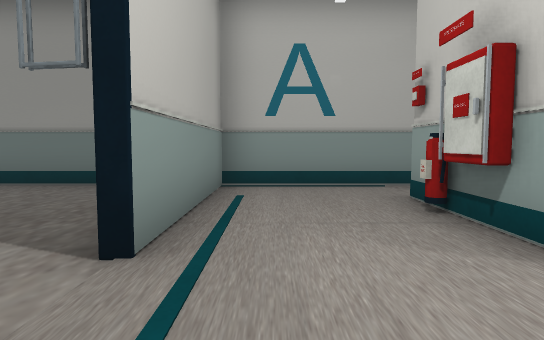
view 1 (above)

16 first-person views from a walk through a 3-D level made in the Unity game engine. The camera is 0.72 m above the floor, tilts 4° down and sees 75° across. Doors are open. The floor is counted in squares, 1 m on a side. Each view is taken from the middle of a square. On the plan, view 1 faces up. The plan holds only what a view shows up to about 11 squares ahead; the rest is blank. The place goes on beyond the plan. The player character is not drawn.

view 2
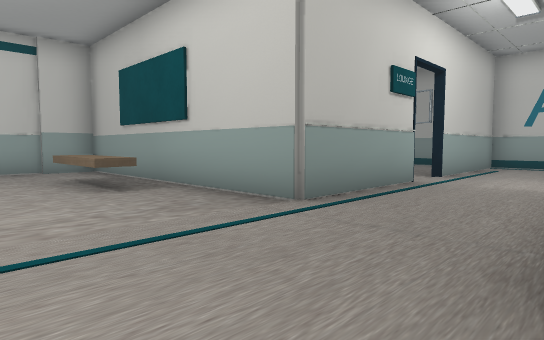

view 3
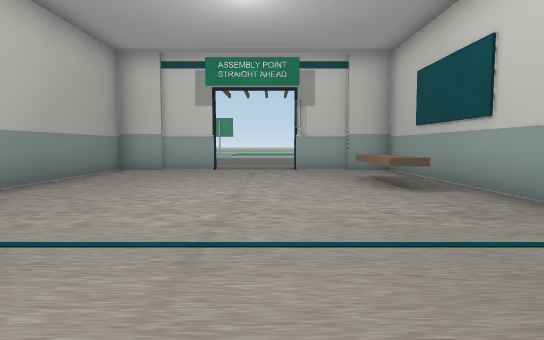

view 4
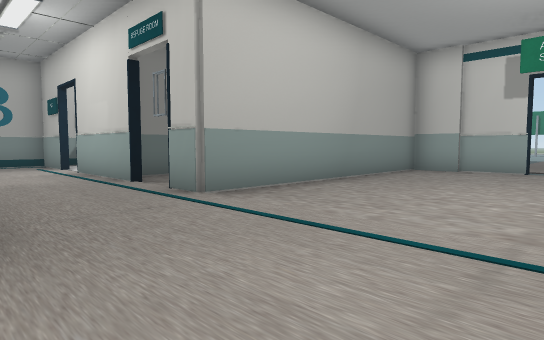

view 5
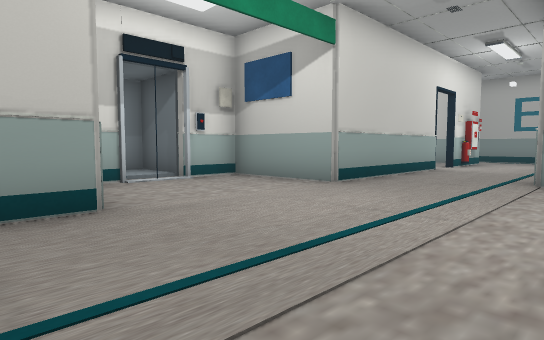

view 6
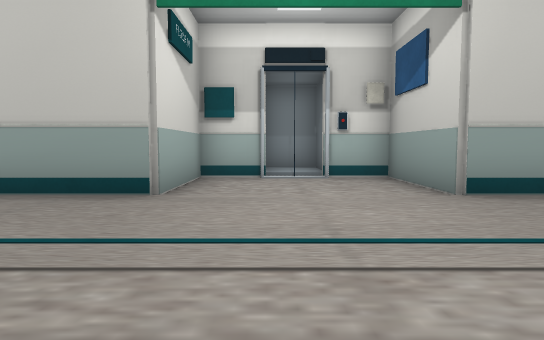

view 7
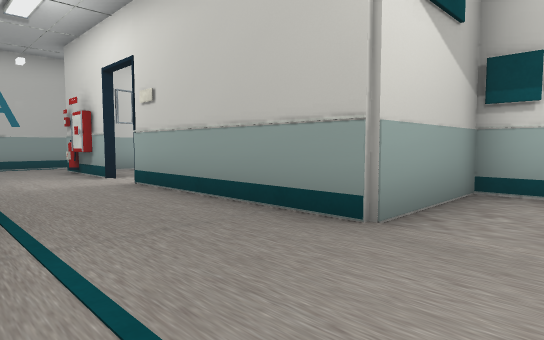

view 8
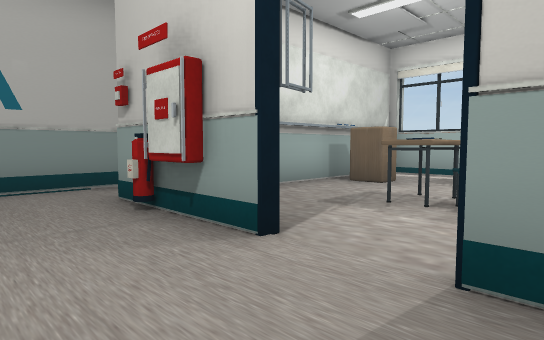

view 9
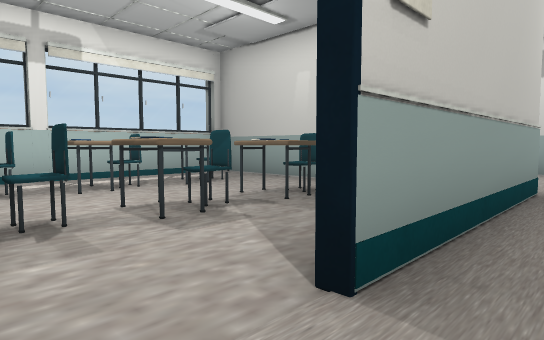

view 10
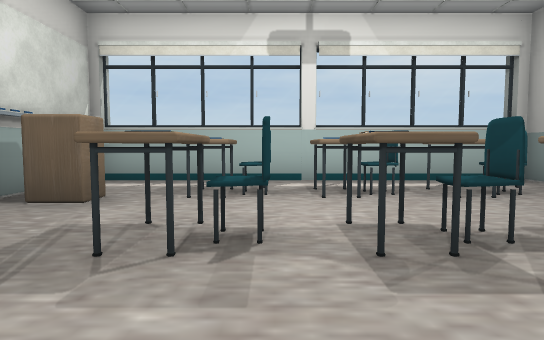

view 11
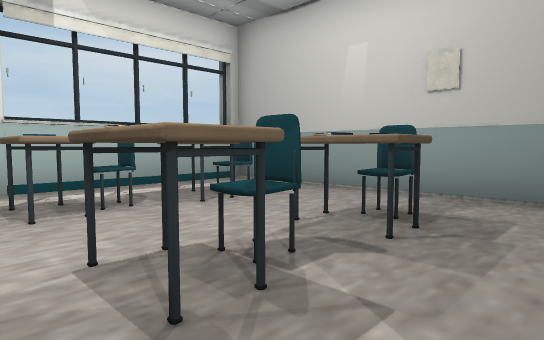

view 12
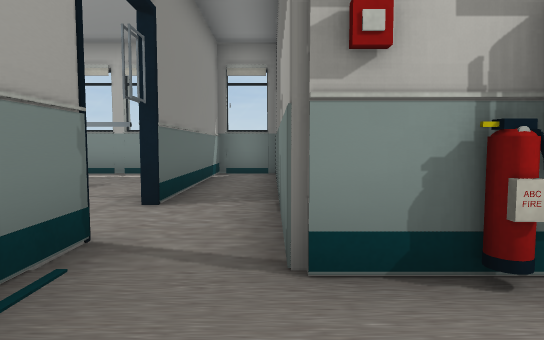

view 13
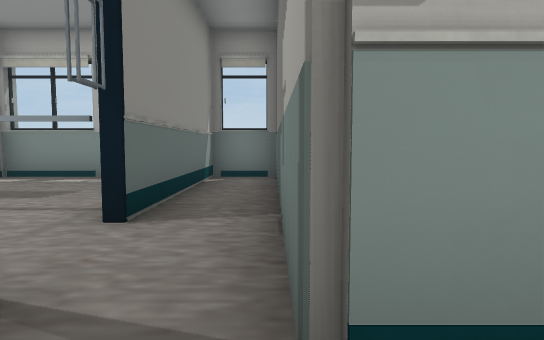

view 14
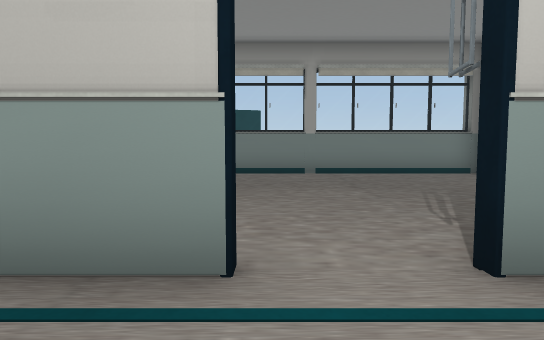

view 15
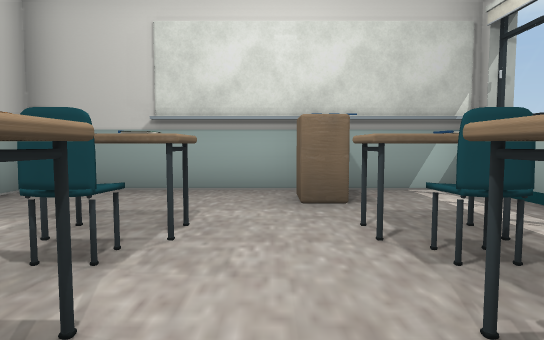

view 16
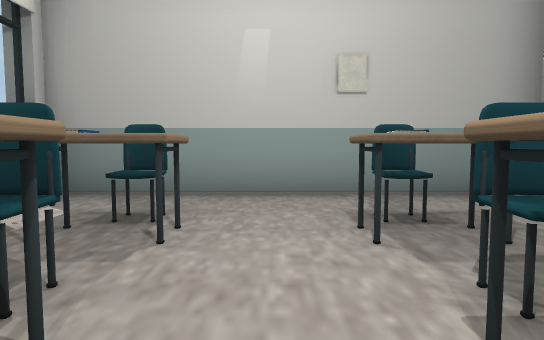

### Floor plan
Points are (right, up) in squares from view 1. A wall is a line through its corners. A room is listed if a view was taken in it or the views show most of it. See-through windows are left out.
Room 1 (views 1, 2, 3, 4, 5, 6, 7, 8, 14)
walls: (-8.3, -7.6) (-8.3, -10.4) (-0.9, -10.4) (-0.9, -11.4); (-0.9, -12.6) (-0.9, -13.6); (4.9, -5.9) (4.9, -4.4) (1.9, -4.4) (1.9, 0.6); (-0.9, 0.9) (-0.9, -2.6) (-8.3, -2.6) (-8.3, -5.4); (1.9, -13.6) (1.9, -8.6) (4.9, -8.6) (4.9, -7.1)
ways out: opening at (0.5, 2) to room 2; opening at (2, 1) to room 3; opening at (-8, -6.5); opening at (0.5, -14); open door at (-7.5, -5); open door at (-1.3, 1.7); open door at (-1, -11); open door at (2.7, -13.3); open door at (5, -6.5)
objects: other object (-6, -4) to (-4, -4)
Room 2 (views 9, 12, 13)
walls: (1.9, 4.4) (1.9, 4.9); (1.9, 2) (1.9, 2.5); (2.8, 6.4) (-0.9, 6.4) (-0.9, 2.1)
ways out: opening at (0.5, 2) to room 1; opening at (2.5, 3.5) to room 3; open door at (2.5, 2) to room 3; open door at (3.5, 6.5) to room 4
Room 3 (views 10, 11, 15, 16)
walls: (4.2, -0.4) (4.2, 0.4); (5.3, 2.2) (5.3, 1.6) (4.2, 1.6) (4.2, 2.2); (4.2, -2.1) (4.2, -1.5); (7.8, -2.1) (7.8, -1.5); (7, 3.3) (6.4, 3.3) (6.4, 4.1); (3, -4.2) (9.3, -4.2); (9, 4.7) (3.1, 4.7)
ways out: opening at (2, 1) to room 1; opening at (2.5, 3.5) to room 2; open door at (2.5, 2) to room 2
objects: other object (2, 3); other object (2, 4); other object (5, -3); other object (5, -2); other object (5, -1); other object (5, 0); other object (5, 1); other object (7, -3); other object (7, -2); other object (7, -1); other object (7, 0); other object (7, 1); other object (7, 2)
Room 4 (no view inside)
walls: (8.5, 6.4) (4.2, 6.4); (1.9, 4.9) (8.8, 4.9)
ways out: open door at (3.5, 6.5) to room 2
objects: other object (9, 6) to (10, 6)

Positions as (right, up) in squares from view 1, and headings:
1: (0, 0), facing up
2: (2, -6), facing up-left
3: (2, -6), facing left
4: (2, -6), facing down-left
5: (-2, -3), facing down-right
6: (-3, -6), facing right
7: (-1, -6), facing up-right
8: (0, 0), facing up-right
9: (1, 2), facing down-right
10: (2, 1), facing right
11: (3, 1), facing down-right
12: (0, 5), facing right
13: (1, 5), facing right
14: (1, 1), facing left
15: (6, -1), facing up
16: (6, 1), facing down
